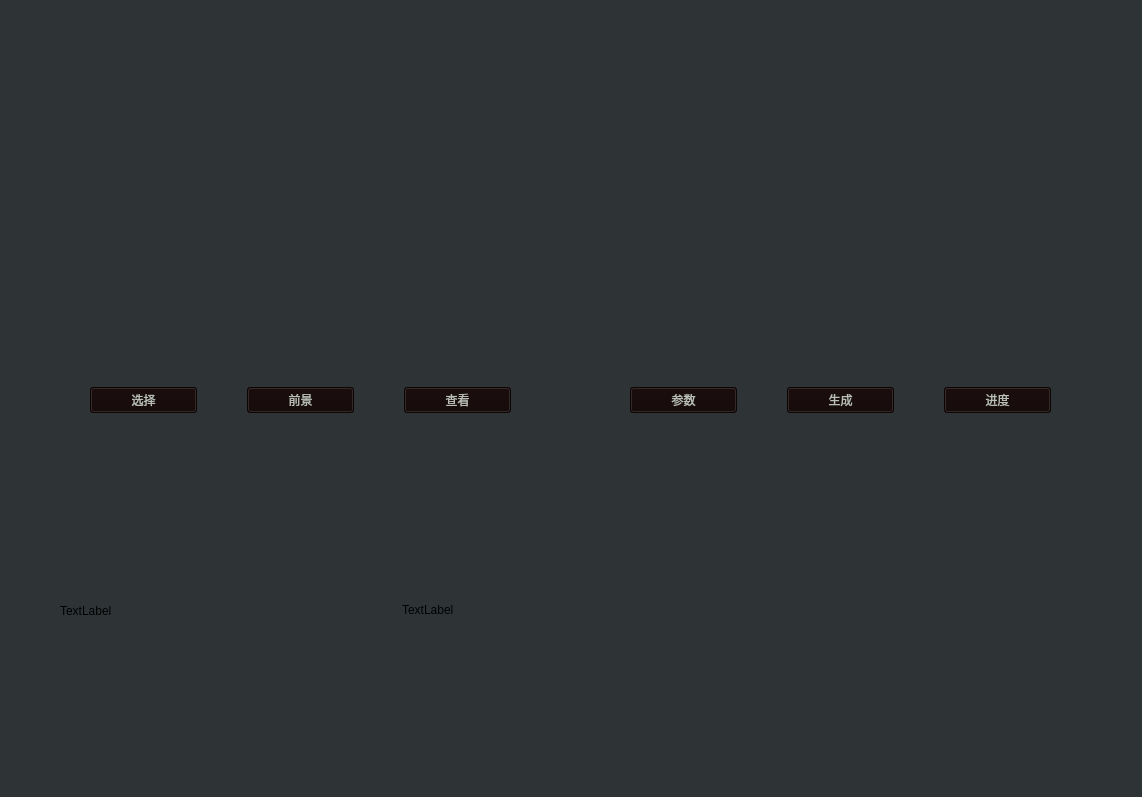
<?xml version="1.0" encoding="UTF-8"?>
<ui version="4.0">
 <class>MainWindow</class>
 <widget class="QMainWindow" name="MainWindow">
  <property name="geometry">
   <rect>
    <x>0</x>
    <y>0</y>
    <width>1142</width>
    <height>797</height>
   </rect>
  </property>
  <property name="windowTitle">
   <string>MainWindow</string>
  </property>
  <property name="styleSheet">
   <string notr="true">QWidget
{
	background-color: rgb(46, 52, 54);
	font: 11pt &quot;Ubuntu&quot;;
}
QPushButton
{
	background-color: rgb(18, 6, 6);
	color: rgb(186, 189, 182);
}
</string>
  </property>
  <widget class="QWidget" name="centralwidget">
   <widget class="QWidget" name="horizontalLayoutWidget_2">
    <property name="geometry">
     <rect>
      <x>60</x>
      <y>460</y>
      <width>1021</width>
      <height>301</height>
     </rect>
    </property>
    <layout class="QHBoxLayout" name="style_layout">
     <item>
      <widget class="QLabel" name="style_1">
       <property name="text">
        <string>TextLabel</string>
       </property>
      </widget>
     </item>
     <item>
      <widget class="QLabel" name="style_2">
       <property name="enabled">
        <bool>true</bool>
       </property>
       <property name="text">
        <string>TextLabel</string>
       </property>
       <property name="textFormat">
        <enum>Qt::RichText</enum>
       </property>
      </widget>
     </item>
     <item>
      <widget class="QLabel" name="style_3">
       <property name="text">
        <string/>
       </property>
       <property name="textFormat">
        <enum>Qt::PlainText</enum>
       </property>
      </widget>
     </item>
    </layout>
   </widget>
   <widget class="QWidget" name="horizontalLayoutWidget_4">
    <property name="geometry">
     <rect>
      <x>60</x>
      <y>360</y>
      <width>481</width>
      <height>80</height>
     </rect>
    </property>
    <layout class="QHBoxLayout" name="btns_layout">
     <property name="spacing">
      <number>50</number>
     </property>
     <property name="leftMargin">
      <number>30</number>
     </property>
     <property name="rightMargin">
      <number>30</number>
     </property>
     <item>
      <widget class="QPushButton" name="btn_select_content">
       <property name="text">
        <string>选择</string>
       </property>
      </widget>
     </item>
     <item>
      <widget class="QPushButton" name="btn_get_foreground">
       <property name="text">
        <string>前景</string>
       </property>
      </widget>
     </item>
     <item>
      <widget class="QPushButton" name="btn_foreground_view">
       <property name="text">
        <string>查看</string>
       </property>
      </widget>
     </item>
    </layout>
   </widget>
   <widget class="QWidget" name="horizontalLayoutWidget_3">
    <property name="geometry">
     <rect>
      <x>600</x>
      <y>40</y>
      <width>481</width>
      <height>301</height>
     </rect>
    </property>
    <layout class="QHBoxLayout" name="output_layout">
     <item>
      <widget class="QLabel" name="output_img_label">
       <property name="sizeIncrement">
        <size>
         <width>0</width>
         <height>0</height>
        </size>
       </property>
       <property name="cursor">
        <cursorShape>CrossCursor</cursorShape>
       </property>
       <property name="text">
        <string/>
       </property>
       <property name="textFormat">
        <enum>Qt::AutoText</enum>
       </property>
       <property name="scaledContents">
        <bool>false</bool>
       </property>
       <property name="wordWrap">
        <bool>false</bool>
       </property>
       <property name="openExternalLinks">
        <bool>false</bool>
       </property>
      </widget>
     </item>
    </layout>
   </widget>
   <widget class="QWidget" name="horizontalLayoutWidget">
    <property name="geometry">
     <rect>
      <x>60</x>
      <y>40</y>
      <width>481</width>
      <height>301</height>
     </rect>
    </property>
    <layout class="QHBoxLayout" name="content_layout">
     <item>
      <widget class="QLabel" name="content_img_label">
       <property name="sizeIncrement">
        <size>
         <width>0</width>
         <height>0</height>
        </size>
       </property>
       <property name="cursor">
        <cursorShape>CrossCursor</cursorShape>
       </property>
       <property name="text">
        <string/>
       </property>
       <property name="textFormat">
        <enum>Qt::AutoText</enum>
       </property>
       <property name="scaledContents">
        <bool>false</bool>
       </property>
       <property name="wordWrap">
        <bool>false</bool>
       </property>
       <property name="openExternalLinks">
        <bool>false</bool>
       </property>
      </widget>
     </item>
    </layout>
   </widget>
   <widget class="QWidget" name="horizontalLayoutWidget_5">
    <property name="geometry">
     <rect>
      <x>600</x>
      <y>360</y>
      <width>481</width>
      <height>80</height>
     </rect>
    </property>
    <layout class="QHBoxLayout" name="btns_layout_2">
     <property name="spacing">
      <number>50</number>
     </property>
     <property name="leftMargin">
      <number>30</number>
     </property>
     <property name="rightMargin">
      <number>30</number>
     </property>
     <item>
      <widget class="QPushButton" name="btn_args">
       <property name="text">
        <string>参数</string>
       </property>
      </widget>
     </item>
     <item>
      <widget class="QPushButton" name="btn_style_transfer">
       <property name="text">
        <string>生成</string>
       </property>
      </widget>
     </item>
     <item>
      <widget class="QPushButton" name="btn_progress">
       <property name="text">
        <string>进度</string>
       </property>
      </widget>
     </item>
    </layout>
   </widget>
  </widget>
 </widget>
 <resources/>
 <connections/>
</ui>
